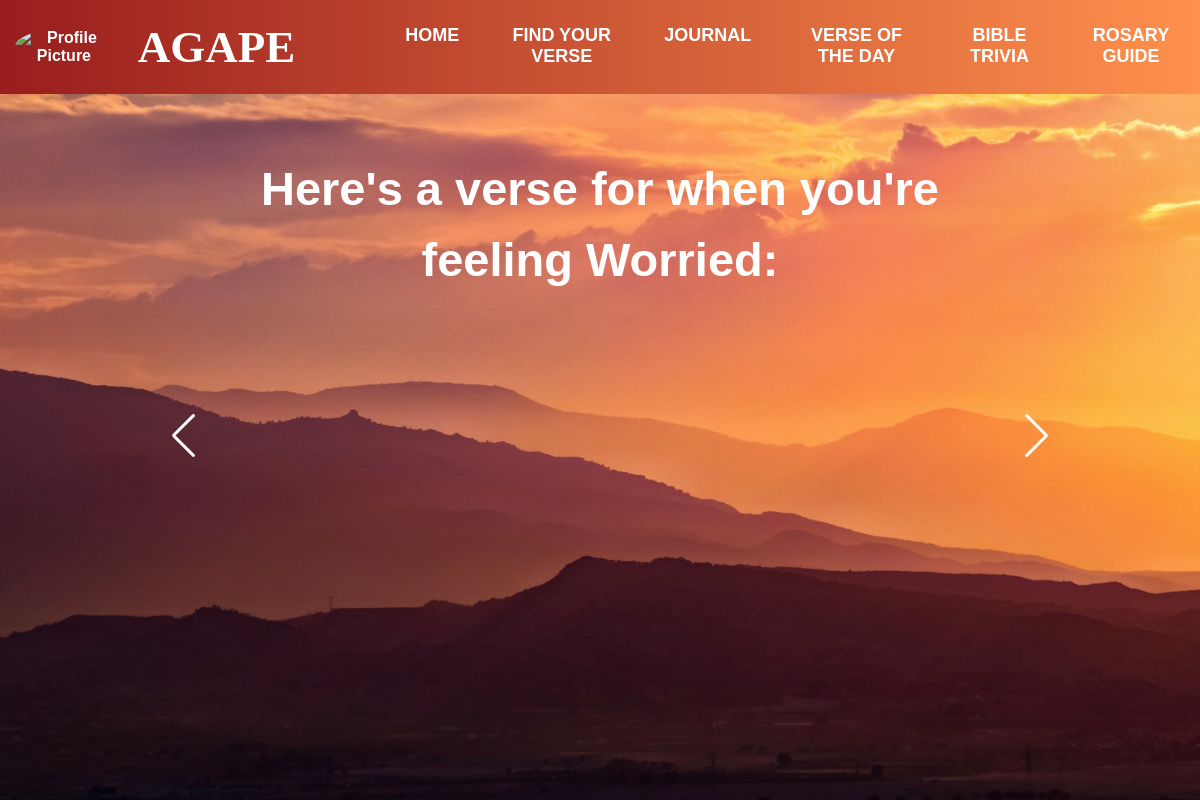
The app's page /worriedverse (signed in), older data.
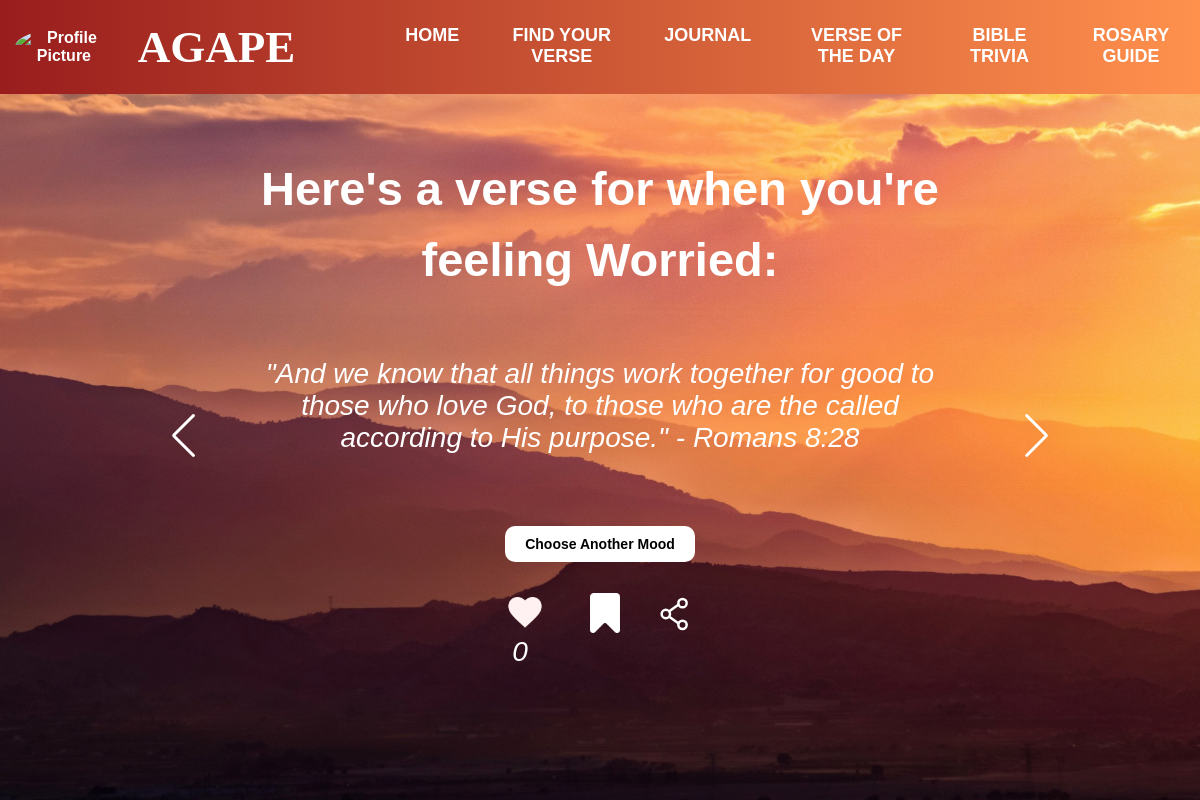
The same page, newer data.
### myapp/models.py (models this page shows, shortened)
class BibleVerse(models.Model):
    reference = models.CharField(max_length=100)
    verse_text = models.TextField()
    date = models.DateField(default=timezone.now)
    reflection = models.TextField(blank=True, null=True)
    likes = models.ManyToManyField(User, related_name="liked_verses", blank=True)
    mood = models.CharField(max_length=50, choices=[
        ('none','None'),
        ('angry', 'Angry'),
        ('happy', 'Happy'),
        ('sad', 'Sad'),
        ('confused', 'Confused'),
        ('anxious','Anxious'),
        ('frustrated','Frustrated'),
        ('grateful','Grateful'),
        ('hopeful','Hopeful'),
        ('lonely','Lonely'),
        ('worried','Worried'),
        ('overwhelmed','Overwhelmed'),
    ],
    default='none',  # Set a default value
    null=False,  # Enforce a non-NULL value
    blank=True  # Allow blank values in forms
)

### myapp/views.py (the view, shortened to what this page needs)
# urls.py: path('worriedverse', views.worriedverse, name="worriedverse"),
@login_required
def worriedverse(request):
    fname = request.session.get('fname')
    worried_verses = BibleVerse.objects.filter(mood='worried').order_by('?')
    liked_verses = Like.objects.filter(user=request.user).values_list('verse', flat=True)
    bookmarked_verses = Bookmark.objects.filter(user=request.user).values_list('verse', flat=True)
    for verse in worried_verses:
        verse.like_count = Like.objects.filter(verse=verse).count()
        verse.bookmark_count = Bookmark.objects.filter(verse=verse).count()
    return render(request, "feelings/worried.html", {
        'fname': fname,
        'worried_verses': worried_verses,
        'liked_verses': liked_verses,
        'bookmarked_verses': bookmarked_verses
    })

### myapp/context_processors.py (called while the page is built)
def profile_picture_processor(request):
    if request.user.is_authenticated:
        try:
            profile = Profile.objects.get(user=request.user)
            return {'profile_picture_url': profile.profile_picture.url}
        except Profile.DoesNotExist:
            return {'profile_picture_url': None}
    return {'profile_picture_url': None}

### templates/feelings/worried.html (shortened to what this page needs)
{% extends "../html/header.html" %}
{% load static %}
{% block additional_css %}
<link rel="stylesheet" href="{% static 'css/moods.css' %}">
<link rel="stylesheet" href="{% static 'css/swiper-bundle.min.css' %}" />
{% endblock %}
{% block bodycontents %}
    <img src="{% static 'images/image2.jpg' %}" alt="Prayer Image" class="image2">
    <div class="content">
        <h1 class="upper-content">Here's a verse for when you're feeling Worried:</h1>
        <section class="container">
            <div class="testimonial mySwiper">
                <div class="testi-content swiper-wrapper">
                    {% for verse in worried_verses %}
                    <div class="slide swiper-slide">
                        <p>{{ verse.verse_text }} - {{ verse.reference}}</p>
                        <div class="details">
                            <button type="submit" class="choosebtn"><a href="{% url 'findyourverse' %}">Choose Another Mood</a></button>
                            <div class="icon-container">
                                 <button
                                class="like-btn"
                                data-verse-id="{{ verse.id }}"
                                data-liked="{% if verse.id in liked_verses %}true{% else %}false{% endif %}">
                                {% if verse.id in liked_verses %}
                                <img src="{% static 'images/red_heart.png' %}" alt="Unlike">
                                {% else %}
                                <img src="{% static 'images/heart2.png' %}" alt="Like">
                                {% endif %}
                                </button>
                                <button
                                class="bookmark-btn"
                                    data-verse-id="{{ verse.id }}"
                                    data-bookmarked="{% if verse.id in bookmarked_verses %}true{% else %}false{% endif %}">
                                    {% if verse.id in bookmarked_verses %}
                                        <img src="{% static 'images/bookmark-yellow.png' %}" alt="Unbookmark">
                                    {% else %}
                                        <img src="{% static 'images/bookmark-white.png' %}" alt="Bookmark">
                                    {% endif %}
                                </button>
                                    <button class="share-btn">
                                </button>
                            </div>
                            <p class="like-count" id="like_count_{{ verse.id }}">{{ verse.like_count }}</p>
                        </div>
                    </div>
                    {% endfor %}
                </div>
              <div class="swiper-button-next nav-btn"></div>
              <div class="swiper-button-prev nav-btn"></div>
            </div>
          </section>
    </div>
{% endblock %}

Row changes from the older to the newer data that the page shows:
added BibleVerse: verse_text "\"And we know that all things work together for good to those who love God, to those who are the called according to His purpose.\"", reference "Romans 8:28", like_count "0"
